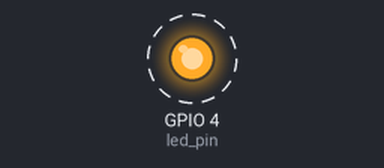
This program was run on a simulated Raspberry Pi (BCM pin numbers). On the bench: output pins drawn as LEDs (lit = HIGH). Dashed ring = blinking. What the program prints to the terminal is not drawn. At 10.0 s the program stops and its outputs stay as they are.

Above: at 0.18 s.
Timing chart, 0 to 3.0 s (numbered marks = the images above):
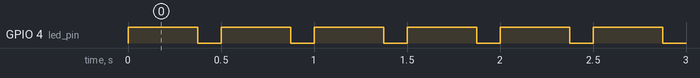

The program:

Ex7.py
```python
import time
import RPi.GPIO as GPIO

led_pin = 4
GPIO.setwarnings(False)
GPIO.setmode(GPIO.BCM)
GPIO.setup(led_pin, GPIO.OUT)


def blink(pin, blink_count, period, duty_cycle):
    time_high = period * duty_cycle / 100
    time_low = period - time_high
    for i in range(blink_count):
        GPIO.output(pin, GPIO.HIGH)
        time.sleep(time_high)
        GPIO.output(pin, GPIO.LOW)
        time.sleep(time_low)


blink(led_pin, 20, .5, 75)

print("Done")
```

Measured:
- by itself, GPIO 4 (led_pin): alternates HIGH for 0.38 s and LOW for 0.13 s, 40 changes in all, then stays LOW
